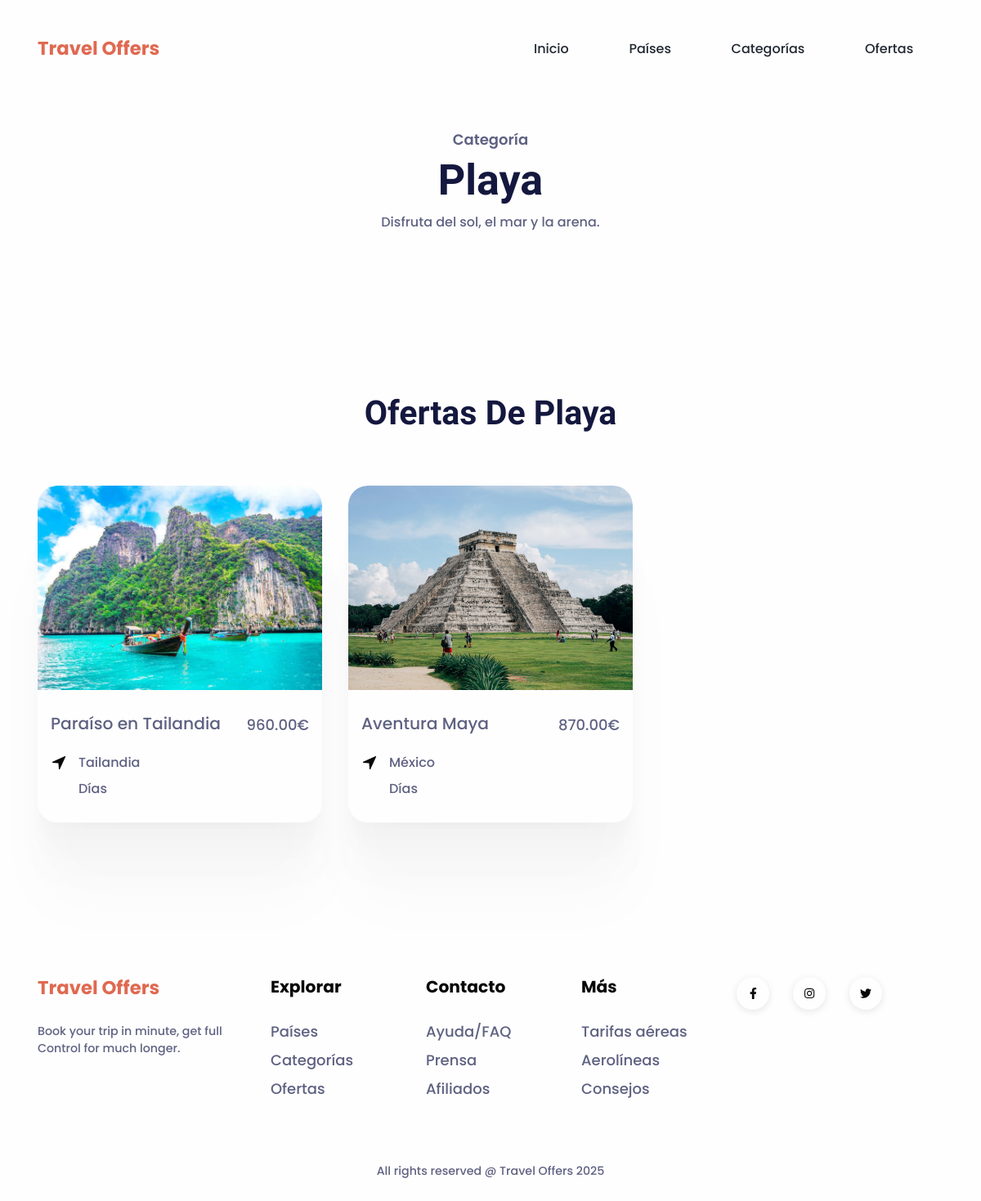
Page /categorias/1/ on the committed database.
### appTravel/models.py (models this page shows, shortened)
class Categoria(models.Model):
    nombre = models.CharField(max_length=100)
    descripcion = models.TextField(blank=True, null=True)
    icono = models.ImageField(upload_to='iconos_categorias/', blank=True, null=True)

class Oferta(models.Model):
    titulo = models.CharField(max_length=150)
    descripcion = models.TextField()
    precio = models.DecimalField(max_digits=8, decimal_places=2)
    pais = models.ForeignKey(Pais, on_delete=models.CASCADE)
    categorias = models.ManyToManyField(Categoria)
    fecha_publicacion = models.DateField(auto_now_add=True)
    imagen = models.URLField(blank=True, null=True)

class Imagen(models.Model):
    titulo = models.CharField(max_length=100, blank=True)
    imagen = models.ImageField(upload_to='imagenes/')
    oferta = models.ForeignKey(
        Oferta,
        on_delete=models.CASCADE,
        related_name='galeria',
        null=True,
        blank=True
    )
    class Meta:
        verbose_name_plural = "Imagenes"

class Pais(models.Model):
    nombre = models.CharField(max_length=100)
    descripcion = models.TextField(blank=True, null=True)
    icono = models.ImageField(upload_to='iconos_paises/', blank=True, null=True)
    class Meta:
        verbose_name_plural = "Países"

### appTravel/views.py (the view)
# urls.py: path('categorias/<int:categoria_id>/', CategoriaDetailView.as_view(), name='detalle_categoria'),
class CategoriaDetailView(DetailView):
    model = Categoria
    template_name = 'appTravel/detalle_categoria.html'
    context_object_name = 'categoria'
    pk_url_kwarg = 'categoria_id'
    def get_context_data(self, **kwargs):
        context = super().get_context_data(**kwargs)
        context['ofertas'] = self.object.oferta_set.all()
        return context

### appTravel/templates/appTravel/detalle_categoria.html (shortened to what this page needs)
{% extends 'appTravel/base.html' %}
{% load static %}
{% block contenido %}
<section style="padding-top: 7rem;">
  <div class="container">
    <div class="row">
      <div class="col-12 text-center py-6">
        <h5 class="text-secondary">Categoría</h5>
        <h1 class="fs-xl-10 fs-lg-8 fs-7 fw-bold font-cursive text-capitalize">{{ categoria.nombre }}</h1>
        {% if categoria.descripcion %}
          <p class="mb-4 fw-medium mx-auto" style="max-width: 700px;">{{ categoria.descripcion }}</p>
        {% endif %}
      </div>
    </div>
  </div>
</section>
<section class="pt-5 pb-8" id="ofertas">
  <div class="container">
    <div class="mb-7 text-center">
      <h3 class="fs-xl-8 fs-lg-6 fs-5 fw-bold font-cursive text-capitalize">Ofertas de {{ categoria.nombre }}</h3>
    </div>
    <div class="row">
      {% for o in ofertas %}
        <div class="col-md-4 mb-4">
          <div class="card overflow-hidden shadow h-100">
            {% with gal=o.galeria.all %}
              {% if gal and gal|length > 0 %}
                <img class="card-img-top" src="{{ gal.0.imagen.url }}" alt="{{ o.titulo }}" style="height: 250px; object-fit: cover;" />
              {% elif o.imagen %}
                <img class="card-img-top" src="{{ o.imagen }}" alt="{{ o.titulo }}" style="height: 250px; object-fit: cover;" />
              {% else %}
                <img class="card-img-top" src="{% static 'appTravel/img/dest/dest1.jpg' %}" alt="{{ o.titulo }}" style="height: 250px; object-fit: cover;" />
              {% endif %}
            {% endwith %}
            <div class="card-body py-4 px-3">
              <div class="d-flex flex-column flex-lg-row justify-content-between mb-3">
                <h4 class="text-secondary fw-medium">
                  <a class="link-900 text-decoration-none stretched-link" href="/ofertas/{{ o.id }}/">{{ o.titulo }}</a>
                </h4>
                <span class="fs-1 fw-medium text-nowrap">{{ o.precio }}€</span>
              </div>
              <div class="d-flex align-items-center mb-2">
                <img src="{% static 'appTravel/img/dest/navigation.svg' %}" style="margin-right: 14px" width="20" alt="País" />
                <span class="fs-0 fw-medium">{{ o.pais.nombre }}</span>
              </div>
              <div class="d-flex align-items-center">
                <img src="{% static 'appTravel/img/steps/selection.svg' %}" style="margin-right: 14px" width="20" alt="Duración" />
                <span class="fs-0 fw-medium">{{ o.duracion_dias }} Días</span>
              </div>
            </div>
          </div>
        </div>
      {% endfor %}
    </div>
  </div>
</section>
{% endblock %}

### rows in the picture
Categoria: nombre "Playa", descripcion "Disfruta del sol, el mar y la arena."
Oferta: galeria.all.0.imagen (picture), titulo "Paraíso en Tailandia", precio "960.00", pais.nombre "Tailandia"
Oferta: galeria.all.0.imagen (picture), titulo "Aventura Maya", precio "870.00", pais.nombre "México"
